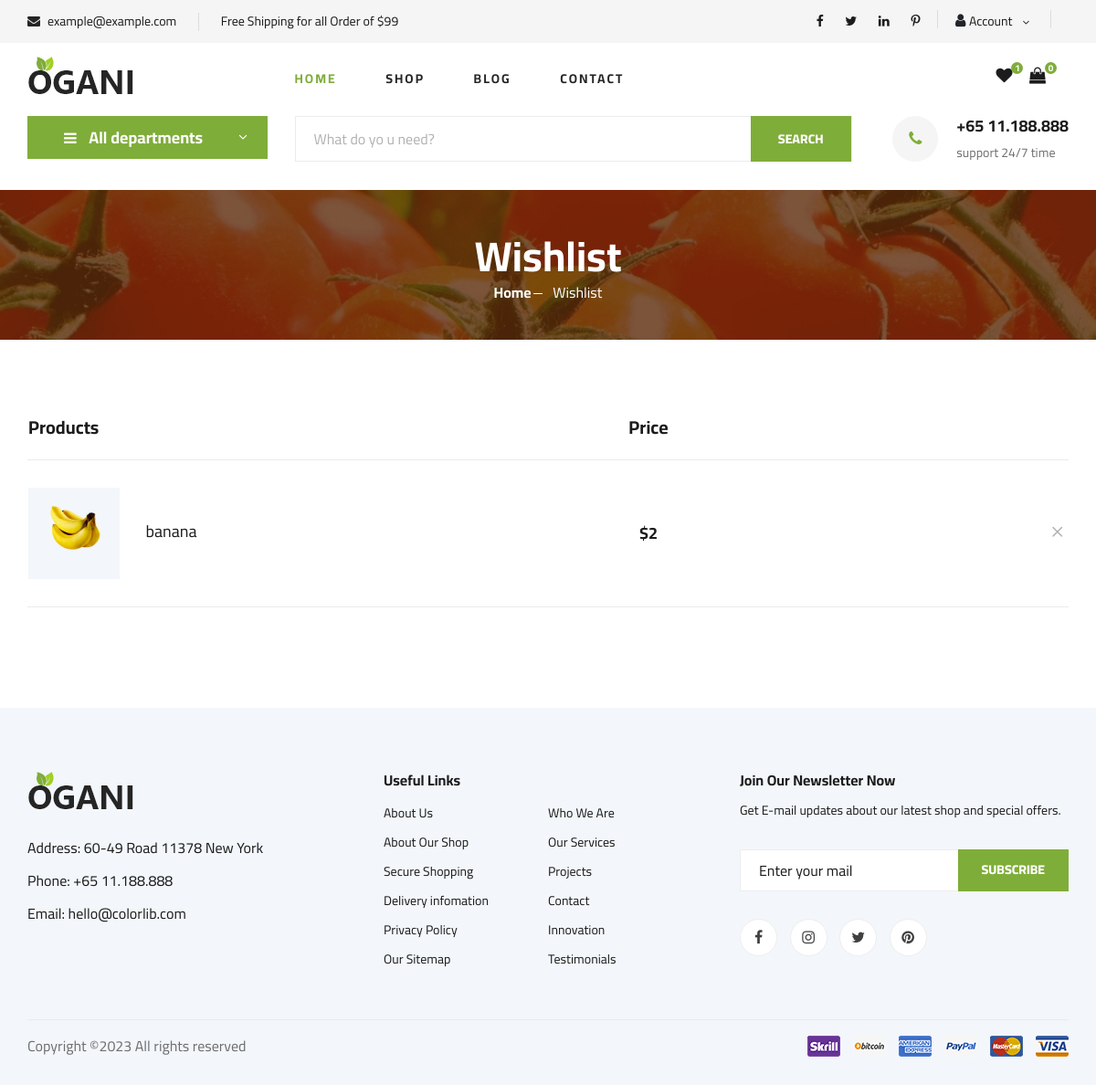
The app's page /wishlist.php (signed in) with its own data.
### tables this page shows
CREATE TABLE `wishlist` (
  `id` int(11) NOT NULL,
  `name` varchar(255) DEFAULT NULL,
  `price` float DEFAULT NULL,
  `img` varchar(255) DEFAULT NULL,
  `user_id` int(11) DEFAULT NULL
);

### db/wishlistModel.php (called while the page is built, shortened)
<?php
require_once 'connection.php';
class Wishlist
{
    public function __construct(private $name = "", private $price = 0, private $img = "")
    {
        $this->user_id = $_SESSION["logged_in"]["user_id"];
    }
    public static function getAllItems(): ?array
    {
        global $connection;
        $user_id = (new Wishlist())->user_id;
        $sql = "select * from wishlist where user_id = '{$user_id}'";
        $items = mysqli_query($connection, $sql);
        return mysqli_fetch_all($items);
    }
}

### wishlist.php (the view, shortened to what this page needs)
<?php include 'includes/header.inc.php' ?>
<section class="hero hero-normal">
    <div class="container">
        <div class="row">
            <div class="col-lg-3">
                <div class="hero__categories">
                    <div class="hero__categories__all">
                        <i class="fa fa-bars"></i>
                        <span>All departments</span>
                    </div>
                </div>
            </div>
            <div class="col-lg-9">
                <div class="hero__search">
                    <div class="hero__search__form">
                        <form action="#">
                            <input type="text" placeholder="What do yo u need?">
                            <button type="submit" class="site-btn">SEARCH</button>
                        </form>
                    </div>
                    <div class="hero__search__phone">
                        <div class="hero__search__phone__icon">
                            <i class="fa fa-phone"></i>
                        </div>
                        <div class="hero__search__phone__text">
                            <h5>+65 11.188.888</h5>
                            <span>support 24/7 time</span>
                        </div>
                    </div>
                </div>
            </div>
        </div>
    </div>
</section>
<section class="breadcrumb-section set-bg" data-setbg="img/breadcrumb.jpg">
    <div class="container">
        <div class="row">
            <div class="col-lg-12 text-center">
                <div class="breadcrumb__text">
                    <h2>Wishlist</h2>
                    <div class="breadcrumb__option">
                        <a href="./index.php">Home</a>
                        <span>Wishlist</span>
                    </div>
                </div>
            </div>
        </div>
    </div>
</section>
<section class="shoping-cart spad">
    <div class="container">
        <div class="row">
            <div class="col-lg-12">
                <div class="shoping__cart__table">
                    <table>
                        <thead>
                            <tr>
                                <th class="shoping__product">Products</th>
                                <th>Price</th>
                                <th></th>
                            </tr>
                        </thead>
                        <tbody>
                            <?php
                            foreach (Wishlist::getAllItems() as $item) { ?>
                                <tr>
                                    <td class="shoping__cart__item">
                                        <img width="100" src="storage/<?php echo $item[3] ?>">
                                        <h5><?php echo $item[1] ?></h5>
                                    </td>
                                    <td class="shoping__cart__price">
                                        $<?php echo $item[2] ?>
                                    </td>
                                    <td class="shoping__cart__item__close">
                                        <a href="manage_wishlist.php?delete=<?php echo $item[0] ?>"><span class="icon_close"></span></a>
                                    </td>
                                </tr>
                            <?php } ?>
                        </tbody>
                    </table>
                </div>
            </div>
        </div>
    </div>
</section>
<?php include 'includes/footer.inc.php' ?>

### css/style.css (style rules this page uses)
html, body { height: 100%; font-family: "Cairo", sans-serif; -webkit-font-smoothing: antialiased; font-smoothing: antialiased; }
h1, h2, h3, h4, h5, h6 { margin: 0; color: #111111; font-weight: 400; font-family: "Cairo", sans-serif; }
h2 { font-size: 36px; }
h5 { font-size: 18px; }
img { max-width: 100%; }
.set-bg { background-repeat: no-repeat; background-size: cover; background-position: top center; }
.spad { padding-top: 100px; padding-bottom: 100px; }
.site-btn { font-size: 14px; color: #ffffff; font-weight: 800; text-transform: uppercase; display: inline-block; padding: 13px 30px 12px; background: #7fad39; border: none; }
.hero { padding-bottom: 50px; }
.hero.hero-normal { padding-bottom: 30px; }
.hero.hero-normal .hero__categories { position: relative; }
.hero.hero-normal .hero__search { margin-bottom: 0; }
.hero__categories__all { background: #7fad39; position: relative; padding: 10px 25px 10px 40px; cursor: pointer; }
.hero__categories__all i { font-size: 16px; color: #ffffff; margin-right: 10px; }
.hero__categories__all span { font-size: 18px; font-weight: 700; color: #ffffff; }
.hero__categories__all:after { position: absolute; right: 18px; top: 9px; content: "3"; font-family: "ElegantIcons"; font-size: 18px; color: #ffffff; }
.hero__search { overflow: hidden; margin-bottom: 30px; }
.hero__search__form { width: 610px; height: 50px; border: 1px solid #ebebeb; position: relative; float: left; }
.hero__search__form form input { width: 70%; border: none; height: 48px; font-size: 16px; color: #b2b2b2; padding-left: 20px; }
.hero__search__form form input::placeholder { color: #b2b2b2; }
.hero__search__form form button { position: absolute; right: 0; top: -1px; height: 50px; }
.hero__search__phone { float: right; }
.hero__search__phone__icon { font-size: 18px; color: #7fad39; height: 50px; width: 50px; background: #f5f5f5; line-height: 50px; text-align: center; border-radius: 50%; float: left; margin-right: 20px; }
.hero__search__phone__text { overflow: hidden; }
.hero__search__phone__text h5 { color: #1c1c1c; font-weight: 700; margin-bottom: 5px; }
.hero__search__phone__text span { font-size: 14px; color: #6f6f6f; }
.breadcrumb-section { display: flex; align-items: center; padding: 45px 0 40px; }
.breadcrumb__text h2 { font-size: 46px; color: #ffffff; font-weight: 700; }
.breadcrumb__option a { display: inline-block; font-size: 16px; color: #ffffff; font-weight: 700; margin-right: 20px; position: relative; }
.breadcrumb__option a:after { position: absolute; right: -12px; top: 13px; height: 1px; width: 10px; background: #ffffff; content: ""; }
.breadcrumb__option span { display: inline-block; font-size: 16px; color: #ffffff; }
.shoping-cart { padding-top: 80px; padding-bottom: 80px; }
.shoping__cart__table { margin-bottom: 30px; }
.shoping__cart__table table { width: 100%; text-align: center; }
.shoping__cart__table table thead tr { border-bottom: 1px solid #ebebeb; }
.shoping__cart__table table thead th { font-size: 20px; font-weight: 700; color: #1c1c1c; padding-bottom: 20px; }
.shoping__cart__table table thead th.shoping__product { text-align: left; }
.shoping__cart__table table tbody tr td { padding-top: 30px; padding-bottom: 30px; border-bottom: 1px solid #ebebeb; }
.shoping__cart__table table tbody tr td.shoping__cart__item { width: 630px; text-align: left; }
.shoping__cart__table table tbody tr td.shoping__cart__item img { display: inline-block; margin-right: 25px; }
.shoping__cart__table table tbody tr td.shoping__cart__item h5 { color: #1c1c1c; display: inline-block; }
.shoping__cart__table table tbody tr td.shoping__cart__price { font-size: 18px; color: #1c1c1c; font-weight: 700; width: 100px; }
.shoping__cart__table table tbody tr td.shoping__cart__item__close { text-align: right; }
.shoping__cart__table table tbody tr td.shoping__cart__item__close span { font-size: 24px; color: #b2b2b2; cursor: pointer; }
@media only screen and (min-width: 1200px) { .container { max-width: 1170px; } }

### records on screen
wishlist: img (picture), name "banana", price "2"

### other values on screen
$wishlist_items_count "1"
count($_SESSION['cart']) "0"
